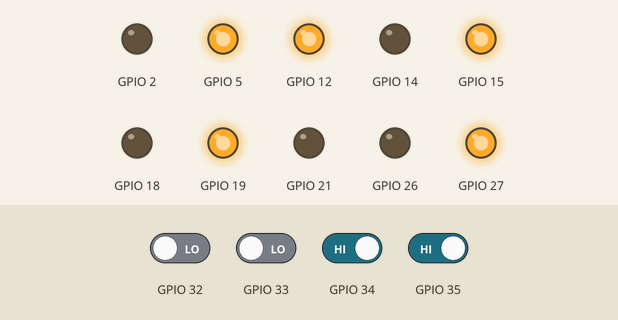
The sketch below on a simulated ESP32. Shown: output pins drawn as LEDs (lit = HIGH). The inputs (shaded band) are chosen by the test bench; at power-on: GPIO 34, GPIO 35 HIGH, GPIO 32, GPIO 33 LOW. Nothing arrives over Bluetooth unless stated; what the sketch prints to the serial monitor is not drawn.

Above: at 1.2 s.
1.3 s: GPIO 32 driven HIGH
At 1.9 s:
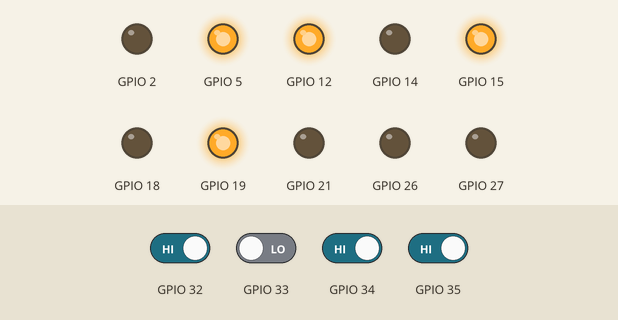
2.8 s: GPIO 33 driven HIGH
At 3.7 s:
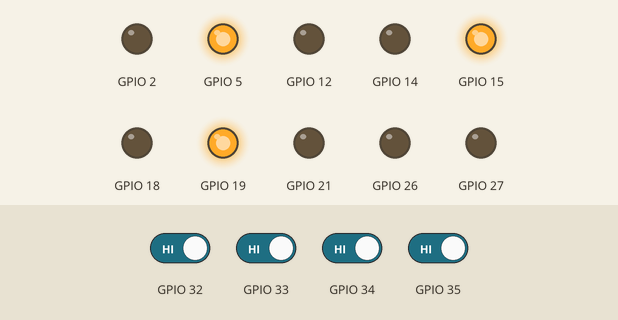
4.7 s: GPIO 34 driven LOW
At 5.7 s:
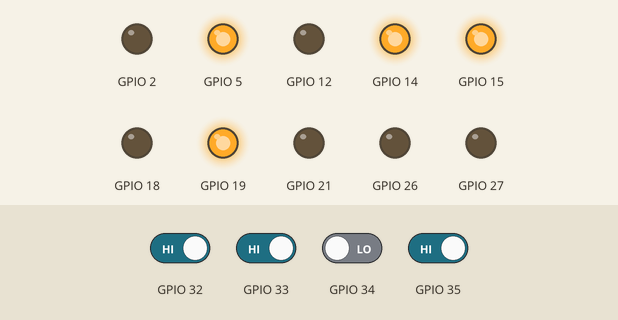
6.2 s: GPIO 35 driven LOW
At 6.8 s:
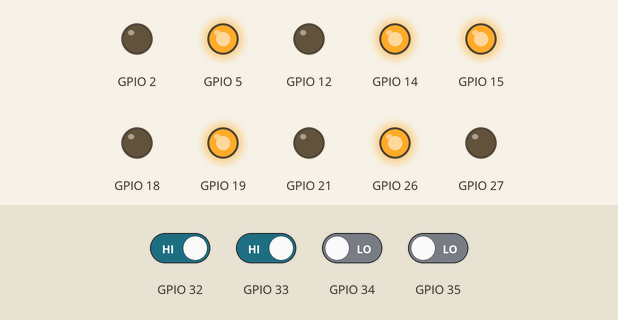
7.7 s: GPIO 34 driven HIGH
At 8.0 s:
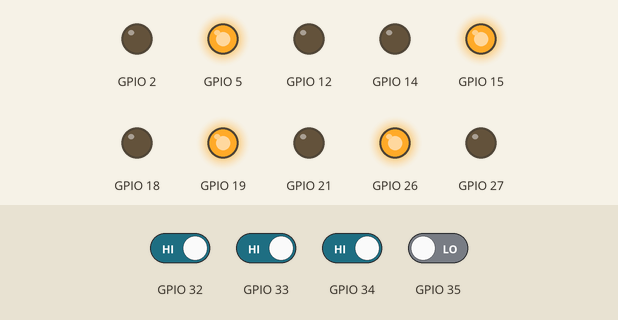
9.2 s: GPIO 32 driven LOW
At 10.3 s:
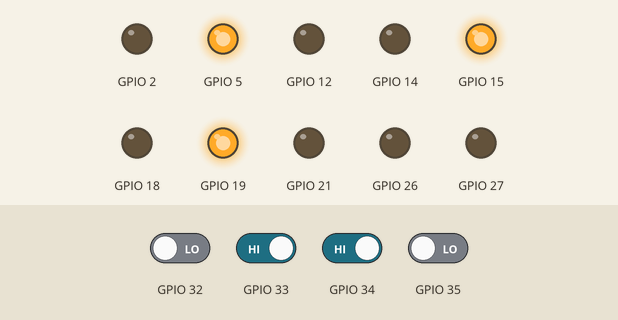
Timing chart, 0 to 11.9 s (numbered marks = the images above; inputs shaded):
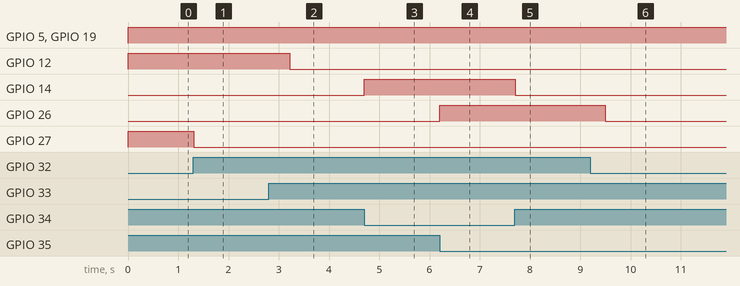

The sketch:

esp2.ino
```cpp
#include "BluetoothSerial.h"

#if !defined(CONFIG_BT_ENABLED) || !defined(CONFIG_BLUEDROID_ENABLED)
#error Bluetooth is not enabled! Please run `make menuconfig` to and enable it
#endif

BluetoothSerial SerialBT;

uint8_t address[6] = {0xAC, 0x67, 0xB2, 0x3C, 0xA0, 0xD2};
String dat = "";
int bat = 0;
int a = 0;

void setup() {
  Serial.begin(9600);
  SerialBT.begin("slave");

  //Power outputs for sensors
  pinMode(15, OUTPUT);
  pinMode(2, OUTPUT);
  pinMode(5, OUTPUT);
  pinMode(18, OUTPUT);
  pinMode(19, OUTPUT);
  pinMode(21, OUTPUT);

  //Sensor Inputs
  pinMode(34, INPUT);
  pinMode(35, INPUT);
  pinMode(32, INPUT);
  pinMode(33, INPUT);

  //Motor Outputs
  pinMode(12, OUTPUT);
  pinMode(14, OUTPUT);
  pinMode(27, OUTPUT);
  pinMode(26, OUTPUT);
}

void loop() {

  //Setting power for sensors
  digitalWrite(15,HIGH);
  digitalWrite(2,LOW);

  digitalWrite(5,HIGH);
  digitalWrite(18,LOW);

  digitalWrite(19,HIGH);
  digitalWrite(21,LOW);

  // Recieveing data
  if (SerialBT.available())
  {
    dat = SerialBT.readStringUntil('\n');
  }


  //checking sensors

  if ((digitalRead(34) == LOW)&&((digitalRead(35) == LOW))&&(digitalRead(33) == HIGH)&&((digitalRead(32) == HIGH)))
  {
    dat = "s";
  }
  else if ((digitalRead(32) == LOW)&&((digitalRead(33) == LOW))&&(digitalRead(34) == HIGH)&&((digitalRead(35) == HIGH)))
  {
    dat = "w";
  }
  else if ((digitalRead(34) == LOW)&&((digitalRead(33) == HIGH))&&(digitalRead(32) == HIGH)&&((digitalRead(35) == HIGH)))
  {
    dat = "c";
  }
  else if ((digitalRead(35) == LOW)&&((digitalRead(33) == HIGH))&&(digitalRead(34) == HIGH)&&((digitalRead(32) == HIGH)))
  {
    dat = "z";
  }
  else if ((digitalRead(32) == LOW)&&((digitalRead(33) == HIGH))&&(digitalRead(34) == HIGH)&&((digitalRead(35) == HIGH)))
  {
    dat = "q";
  }
  else if ((digitalRead(33) == LOW)&&((digitalRead(32) == HIGH))&&(digitalRead(34) == HIGH)&&((digitalRead(35) == HIGH)))
  {
    dat = "e";
  }

  bat = (int)((char)dat[0]); // converting to ascii values
  Serial.println(dat);
  //Running motors based on gyroscope recieved data or sensor manipulated
  if (bat == 119)//forward
  {
    digitalWrite(12, HIGH);
    digitalWrite(14, LOW);
    digitalWrite(27, HIGH);
    digitalWrite(26, LOW);
  }
  else if (bat == 115)// back
  {
    digitalWrite(12, LOW);
    digitalWrite(14, HIGH);
    digitalWrite(27, LOW);
    digitalWrite(26, HIGH);
  }
  else if (bat == 97)// left
  {
    digitalWrite(12, LOW);
    digitalWrite(14, HIGH);
    digitalWrite(27, HIGH);
    digitalWrite(26, LOW);
  }
  else if (bat == 100)// right
  {
    digitalWrite(12, HIGH);
    digitalWrite(14, LOW);
    digitalWrite(27, LOW);
    digitalWrite(26, HIGH);
  }
  else if (bat == 113)// front left
  {
    digitalWrite(12, LOW);
    digitalWrite(14, LOW);
    digitalWrite(27, HIGH);
    digitalWrite(26, LOW);
  }
  else if (bat == 101)// front right
  {
    digitalWrite(12, HIGH);
    digitalWrite(14, LOW);
    digitalWrite(27, LOW);
    digitalWrite(26, LOW);
  }
  else if (bat == 122)// back left
  {
    digitalWrite(12, LOW);
    digitalWrite(14, LOW);
    digitalWrite(27, LOW);
    digitalWrite(26, HIGH);
  }
  else if (bat == 99)// back right
  {
    digitalWrite(12, LOW);
    digitalWrite(14, HIGH);
    digitalWrite(27, LOW);
    digitalWrite(26, LOW);
  }

  else  // stop
  {
    digitalWrite(12, LOW);
    digitalWrite(14, LOW);
    digitalWrite(27, LOW);
    digitalWrite(26, LOW);
  }

  a++;
  if (a == 150)
  {
    dat = "";
    a = 0;
  }
}
```

Measured:
- after the input at 1.3 s, GPIO 27: HIGH → LOW at once
- after the input at 2.8 s, GPIO 12: HIGH → LOW after 0.41 s
- after the input at 4.7 s, GPIO 14: LOW → HIGH at once
- after the input at 6.2 s, GPIO 26: LOW → HIGH at once
- after the input at 7.7 s, GPIO 14: HIGH → LOW at once
- after the input at 9.2 s, GPIO 26: HIGH → LOW after 0.30 s
